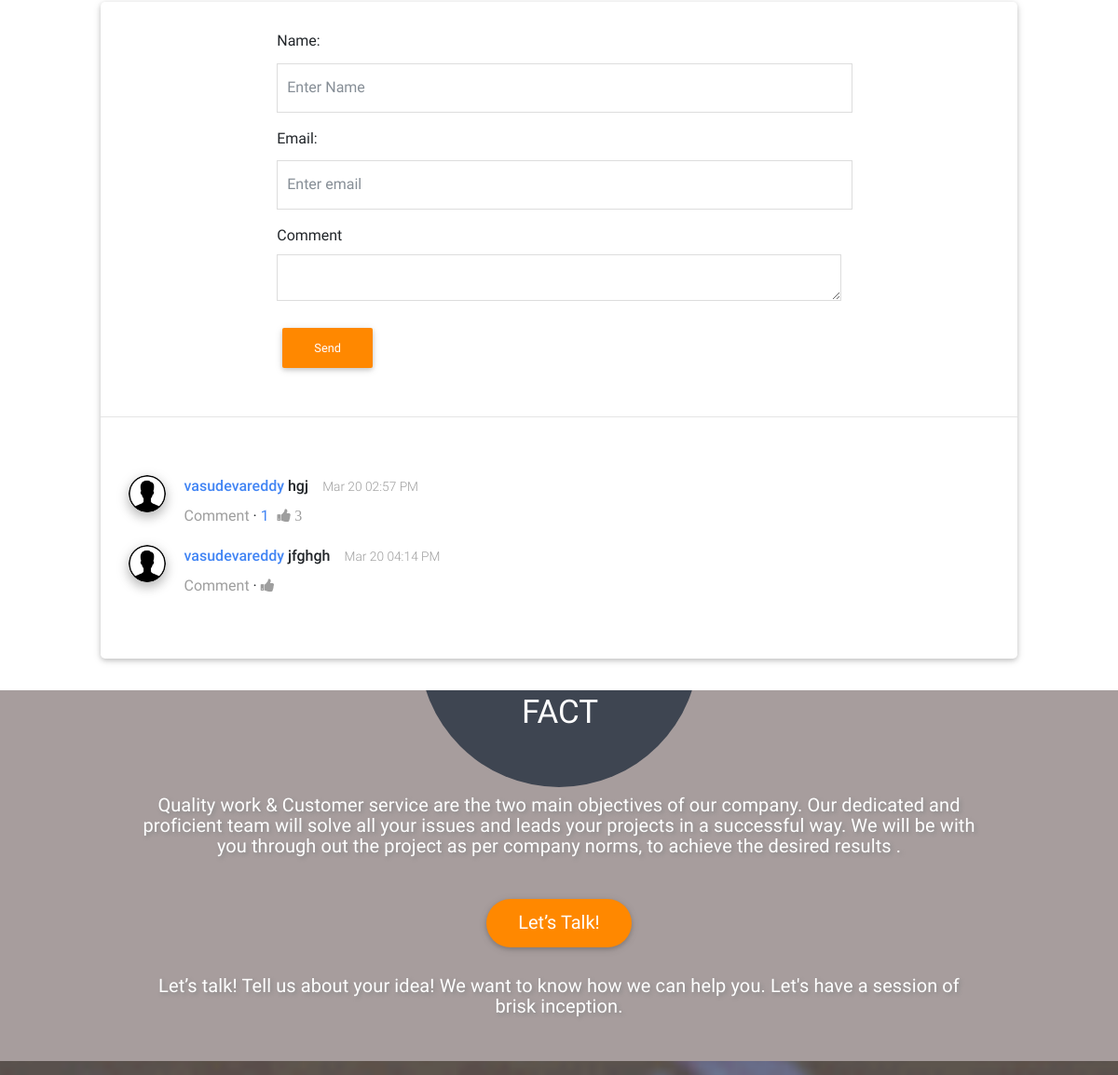
The page /index.php/blog/what_is_onpage_and_offpage_optimization (middle part) on the database as committed earlier.
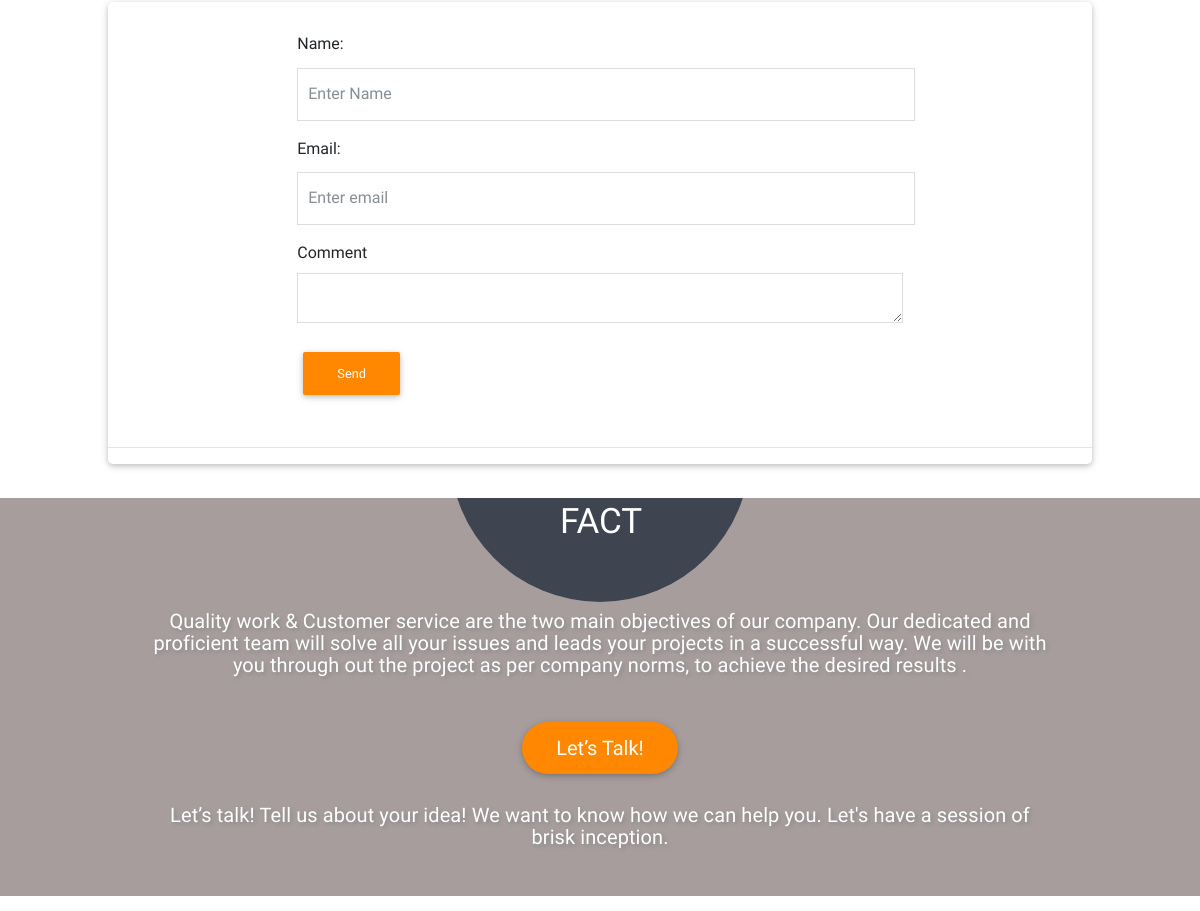
The same page on the database as committed later.
### tables this page shows
CREATE TABLE `comments` (
  `id` int(11) NOT NULL AUTO_INCREMENT,
  `post_id` int(11) DEFAULT NULL,
  `name` varchar(250) DEFAULT NULL,
  `email` varchar(250) DEFAULT NULL,
  `comment` varchar(250) DEFAULT NULL,
  `like` varchar(250) DEFAULT NULL,
  `create_at` varchar(250) DEFAULT NULL,
  PRIMARY KEY (`id`)
);

### application/controllers/Blog.php (called while the page is built, shortened)
<?php
class Blog extends CI_Controller {
public function __construct()
	{
		$this->load->helper(array('url','html','form'));
		$this->load->library('session','form_validation');
		$this->load->library('email');
		$this->load->model('Pracha_model');
		$this->load->model('Blog_model');
		$this->load->library('user_agent');
	}
	public function what_is_onpage_and_offpage_optimization()
	{
		$data['meta_title'] = 'What Is Onpage and Offpage SEO | Prachatech web designing company';
		$data['meta_description'] = 'What is onpage and offpage SEO? - SEO is of two types, namely On-Page Optimization and Off-Page Optimization.On page optimization deals with the aspects of a website or blog post that can be optimized to read by the search engines. Though it is a time taking process yet this kind of optimization...';
		$data['meta_keywords'] = 'what is onpage and offpage seo, onpage and offpage seo, onpage and offpage optimization, onpage optimization and offpage optimization, onpage-and-offpage-optimization';
		$commets['comments_list']=$this->Blog_model->get_all_commets(2);
		$data['currentURL'] = current_url();
		$this->load->view('header',$data);
		$this->load->view('blog2_details',$commets);
		$this->load->view('footer');
	}
}

### index.php (called while the page is built, shortened)
<?php
require_once BASEPATH.'core/CodeIgniter.php';

### application/models/Blog_model.php (called while the page is built, shortened)
<?php if ( ! defined('BASEPATH')) exit('No direct script access allowed');
class Blog_model extends CI_Model
{
	public function get_all_commets($pid){
		$this->db->select('*')->from('comments');
		$this->db->where('post_id', $pid);
		$return=$this->db->get()->result_array();
		foreach($return as $List){
			$curl = curl_init();
			$str = curl_exec($curl);
			$pic=json_decode($str, TRUE);
			$lke=$this->get_like_count($List['id']);
			$lis[$List['id']]=$List;
			$lis[$List['id']]['imagurl']=isset($pic['entry']['gphoto$thumbnail']['$t'])?$pic['entry']['gphoto$thumbnail']['$t']:'';
			$lis[$List['id']]['count']=$this->get_replaycomments($List['id']);
			$lis[$List['id']]['likecount']=$lke['like'];
		}
		if(!empty($lis))
		{
		return $lis;
		}
	}
	public function get_replaycomments($comment_id){
		$this->db->select('*')->from('replay_comments');
		$this->db->where('comment_id', $comment_id);
		$return= $this->db->get()->result_array();
		foreach($return as $List){
			$curl = curl_init();
			$str = curl_exec($curl);
			$pic=json_decode($str, TRUE);
		$lis[$List['id']]=$List;
		$lis[$List['id']]['replyimagurl']=isset($pic['entry']['gphoto$thumbnail']['$t'])?$pic['entry']['gphoto$thumbnail']['$t']:'';
		}
		if(!empty($lis))
		{
		return $lis;
		}
	}
	public function get_like_count($id){
		$this->db->select('comments.like')->from('comments');
		$this->db->where('id', $id);
		return $this->db->get()->row_array();
	}
}

### application/views/blog2_details.php (the view, shortened to what the changed rows need)
<div class="selectstate">
    <section class="pt-5 mt-4  pargh" style="padding:10px;">
        <br>
        <div class="d-flex justify-content-md-center   ">
            <div class="col-md-10 card  " style="padding:0px;">
                <?php if(isset($comments_list) && count($comments_list)>0){ ?>
                <div class="row pad30">
                    <div class="col-lg-6">
                        <div class="mdb-feed">
                            <?php foreach($comments_list as $list){ ?>
                            <div class="news">
                                <?php if($list['imagurl']!=''){ ?>
                                <div class="label">
                                    <img src="<?php echo $list['imagurl']; ?>" class="rounded-circle z-depth-1-half">
                                </div>
                                <?php }else{ ?>
                                <div class="label">
                                    <img src="<?php echo base_url('assets/user.png'); ?>" class="rounded-circle z-depth-1-half">
                                </div>
                                <?php } ?>
                                <div class="excerpt">
                                    <div class="brief">
                                        <a class="name" href="mailto:<?php echo $list['email']; ?>">
                                            <?php echo $list['name']; ?></a>
                                        <?php echo $list['comment']; ?>
                                        <div class="date">
                                            <?php echo date('M j h:i A',strtotime(htmlentities($list['create_at'])));?>
                                        </div>
                                    </div>
                                    <div class="feed-footer">
                                        <a class="comment" data-toggle="collapse" href="#collapseExample-1<?php echo $list['id']; ?>" aria-expanded="false" aria-controls="collapseExample-1">Comment</a> &middot;
                                        <?php if(isset($list['count']) && count($list['count'])>0){ ?>
                                        <span>
                                            <a>
                                                <?php echo count($list['count']); ?></a>
                                        </span>
                                        <?php } ?>
                                        <a class="thumbs" data-toggle="tooltip" data-placement="top" onclick="likecounts('<?php echo $list['id']; ?>');" title="I like it">
                                            <i class="fa fa-thumbs-up"><span id="countids<?php echo $list['id']; ?>">
                                                    <?php echo $list['likecount']; ?></span></i>
                                        </a>
                                    </div>
                                </div>
                            </div>
                            <?php } ?>
                        </div>
                    </div>
                </div>
                <?php } ?>
            </div>
        </div>
    </section>

Rows that differ between the two databases and show on the page:
no longer on this page (row edited): comments: name "vasudevareddy", comment "hgj", create_at "Mar 20 02:57 PM", count($list['count']) "1", like "3"
no longer on this page (row edited): comments: name "vasudevareddy", comment "jfghgh", create_at "Mar 20 04:14 PM"
